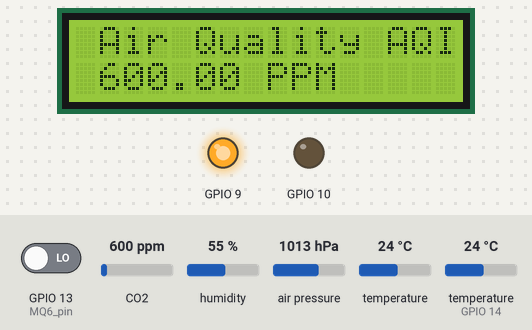
The sketch below on a simulated ESP8266 (NodeMCU). Parts: 16×2 character LCD, output pins drawn as LEDs (lit = HIGH). The inputs (shaded band) are chosen by the test bench; at power-on: humidity 55 %, GPIO 13 (MQ6_pin) LOW, air pressure 1013 hPa, temperature 24 °C, CO2 600 ppm, temperature (sensor on GPIO 14) 24 °C. WiFi joins after 1.5 s; servers stay silent unless stated; what the sketch prints to the serial monitor is not drawn.

Above: at 7.2 s.
7.3 s: humidity set to 22 %
At 21.0 s:
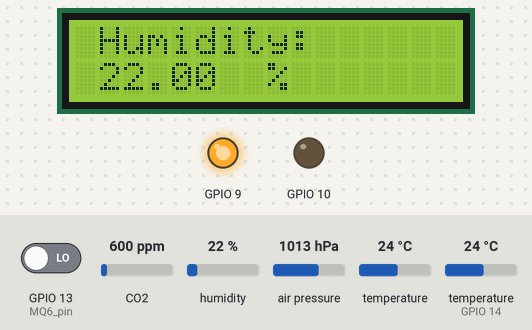
21.3 s: GPIO 13 (MQ6_pin) driven HIGH
At 26.3 s:
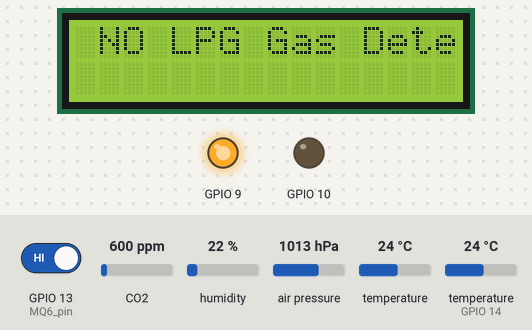
32.9 s: air pressure set to 952 hPa
At 38.6 s:
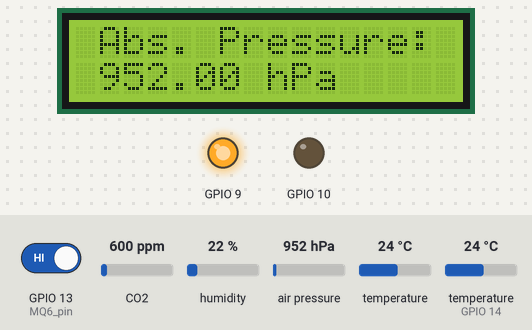
46.3 s: GPIO 13 (MQ6_pin) driven LOW
At 50.6 s:
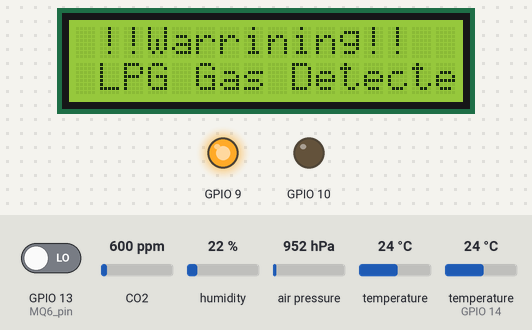
57.6 s: temperature (sensor 0) set to 41 °C
At 62.0 s:
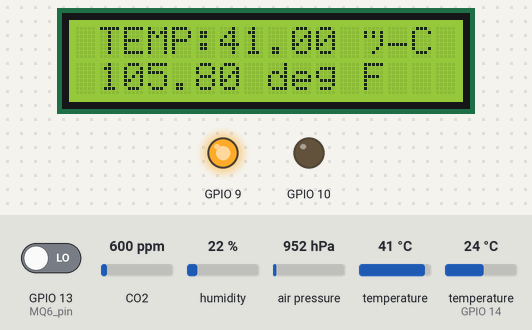
71.0 s: GPIO 13 (MQ6_pin) driven HIGH
At 75.9 s:
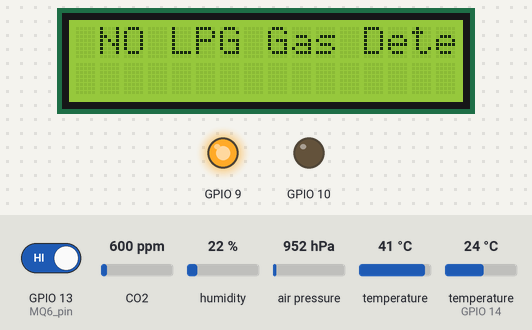
Timing chart, 0 to 77.4 s (numbered marks = the images above; inputs shaded):
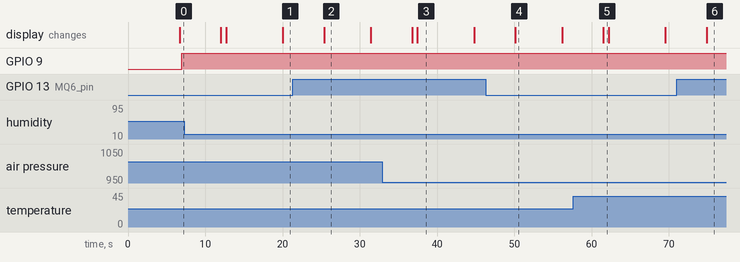

The sketch:

WiFi.ino
```cpp
#include<ESP8266WiFi.h>
#include<WiFiManager.h>
#include<DNSServer.h>
#include<ESP8266WebServer.h>
#include<MQ135.h>
#include <SPI.h>
#include <Wire.h>
#include <SFE_BMP180.h>
#include<DHT.h>
#include <ThingSpeak.h>
#include <LiquidCrystal_I2C.h>
#define ALTITUDE 1655.0

#define DHTPIN 14     // esp8266 D5 pin map as 14 in Arduino IDE
#define DHTTYPE DHT11   // there are multiple kinds of DHT sensors
#define MQ6_pin 13
WiFiClient client;
long myChannelNumber = 2449005;
const char myWriteAPIKey[] = "XXNUYW95X0E7XG0N";

// String apiKey = "XXNUYW95X0E7XG0N";
DHT dht(DHTPIN, DHTTYPE);


// #ifdef ESP32
// #pragma message(THIS EXAMPLE IS FOR ESP8266 ONLY!)
// #error Select ESP8266 board.
// #endif


LiquidCrystal_I2C lcd(0x27,16,2);
void tempAndPre();
void gasSensor();
void myDHT();
void MQ6_data();
void Send_data();
// GLobal variable
int MQ6_value = 0;
float pp = 0;
float TT = 0;
float air_quality = 0.0;
float h=0.0;
float t = 0.0;


const char* ssid = "Sri Krishna 2.";
const char* pass = "subbu@123";
const char* server = "api.thingspeak.com";
WiFiManager wifi;
// MQ135 MQData;
SFE_BMP180 pressure;

void setup() {
  // put your setup code here, to run once:
  pinMode(9, OUTPUT);
  pinMode(10, OUTPUT);
  lcd.begin(16,2);
  lcd.init();
  lcd.backlight();
  Serial.begin(115200);
  while(!Serial) { }
  dht.begin();
  delay(10);
  Serial.println("Connecting to ");
  Serial.print(ssid);
  WiFi.begin(ssid, pass);
  if(WiFi.status() != WL_CONNECTED){
    wifi.autoConnect("Rishi Raj Singh");
    Serial.println("connected to wifi");
  }
  if (pressure.begin())
    Serial.println("BMP180 init success");
  else
  {
    // Oops, something went wrong, this is usually a connection problem,
    // see the comments at the top of this sketch for the proper connections.

    Serial.println("BMP180 init fail\n\n");
    while(1); // Pause forever.
  }
  ThingSpeak.begin(client);
  // dht.setup(2, DHTesp::DHT11); // D4

}

void loop() {
  // put your main code here, to run repeatedly:
  delay(5000);
  gasSensor();
  delay(5000);
  tempAndPre();
  delay(7000);
  myDHT();
  delay(5000);
  MQ6_data();
  // delay(5000);
  // Send_data();

 delay(1000);
}
void gasSensor()
{
  MQ135 MQData = MQ135(A0);
  air_quality = MQData.getPPM();
  lcd.setCursor(1, 0);
  lcd.print("Air Quality AQI: ");
  lcd.setCursor(1, 1);
  lcd.print(air_quality);
  lcd.print(" PPM          ");
  Serial.print("Air Quelity AQI: ");
  Serial.print(air_quality);
  ThingSpeak.writeField(myChannelNumber, 1, air_quality, myWriteAPIKey);
  if(air_quality>300)
  {
    digitalWrite(9,HIGH);
  }
  else if(air_quality>200){
    digitalWrite(10,HIGH);
  }else{
    digitalWrite(9,LOW);
    digitalWrite(10,LOW);
  }

}

void tempAndPre()
{

  char status;
  double T,P,p0,a;
  Serial.println();
  Serial.print("provided altitude: ");
  Serial.print(ALTITUDE,0);
  Serial.print(" meters, ");
  Serial.print(ALTITUDE*3.28084,0);
  Serial.println(" feet");

  status = pressure.startTemperature();
  if (status != 0)
  {
    delay(status);
    status = pressure.getTemperature(T);
    if (status != 0)
    {

      lcd.setCursor(1, 0);
      lcd.print("TEMP:");
      lcd.print(T,2);
      lcd.print(" °C         ");
      lcd.setCursor(1, 1);
      lcd.print((9.0/5.0)*T+32.0,2);
      lcd.println(" deg F           ");
      TT = T;
      ThingSpeak.writeField(myChannelNumber, 2, TT, myWriteAPIKey);

      status = pressure.startPressure(3);
      if (status != 0)
      {
        delay(status);

        status = pressure.getPressure(P,T);
        if (status != 0)
        {
          pp=P;
          ThingSpeak.writeField(myChannelNumber, 4, pp, myWriteAPIKey);
          Serial.print("absolute pressure: ");
          Serial.print(P,2);
          Serial.print(" mb, ");
          Serial.print(P*0.0295333727,2);
          Serial.println(" inHg");

          lcd.setCursor(1, 0);
          lcd.print("Abs. Pressure:      ");
          lcd.setCursor(1, 1);
          lcd.print(P,2);
          lcd.print(" hPa              ");

          p0 = pressure.sealevel(P,ALTITUDE);
          Serial.print("relative (sea-level) pressure: ");
          Serial.print(p0,2);
          Serial.print(" mb, ");
          Serial.print(p0*0.0295333727,2);
          Serial.println(" inHg");

          a = pressure.altitude(P,p0);
          Serial.print("computed altitude: ");
          Serial.print(a,0);
          Serial.print(" meters, ");
          Serial.print(a*3.28084,0);
          Serial.println(" feet");
        }
        else Serial.println("error retrieving pressure measurement\n");
      }
      else Serial.println("error starting pressure measurement\n");
    }
    else Serial.println("error retrieving temperature measurement\n");
  }
  else Serial.println("error starting temperature measurement\n");
}

void myDHT()
{
    h = dht.readHumidity();
    // Read temperature as Celsius (the default)

    t = dht.readTemperature();

    // Read temperature as Fahrenheit (isFahrenheit = true)
    float f = dht.readTemperature(true);

    // Check if any reads failed and exit early (to try again).
    // if (isnan(h) || isnan(t) || isnan(f)) {
    //   Serial.println("Failed to read from DHT sensor!");
    //   timeSinceLastRead = 0;
    // }

    // // Compute heat index in Fahrenheit (the default)
    // float hif = dht.computeHeatIndex(f, h);
    // // Compute heat index in Celsius (isFahreheit = false)
    // float hic = dht.computeHeatIndex(t, h, false);
    Serial.print("Humidity: ");
    Serial.print(h);
    Serial.print(" %\t");
    Serial.print("Temperature: ");
    Serial.print(t);
    Serial.println(" degC   ");
    ThingSpeak.writeField(myChannelNumber, 3, h, myWriteAPIKey);
    lcd.setCursor(1, 0);
    lcd.print("Humidity:        ");
    // lcd.print(t,2);
    // lcd.print(" deg C, ");
    lcd.setCursor(1, 1);
    // lcd.print("Humidity:");
    lcd.print(h,2);
    lcd.println("  %         ");

}

void MQ6_data()
{
  // int analogValue = digitalRead(MQ6_pin);
  MQ6_value = digitalRead(MQ6_pin);
  ThingSpeak.writeField(myChannelNumber, 5, (!MQ6_value) , myWriteAPIKey);
  if(!MQ6_value)
  {
    lcd.setCursor(1, 0);
    lcd.print("!!Warrining!!    ");
    lcd.setCursor(1, 1);
    lcd.print("LPG Gas Detected.....    ");
    Serial.print("LPG Gas Detected.: ");
    Serial.print(MQ6_value);

  }else
  {
    lcd.setCursor(1, 0);
    lcd.print("NO LPG Gas Detect");
    lcd.setCursor(1, 1);
    lcd.print("                ");
    Serial.print("LPG Gas Detected.: ");
    Serial.print(MQ6_value);
  }


}

// void Send_data()
// {
//   WiFiClient client;
//   if (client.connect(server,80))
//   {

//     // https://api.thingspeak.com/update?api_key=XXNUYW95X0E7XG0N&field1=50&field2=10&field3=10&field4=10&field5=10
//     String postStr = "https://api.thingspeak.com/update?api_key=" + apiKey + "&field1=" + air_quality + "&field2=" + t + "&field3=" + h + "&field4="+ pp + "&field5="+ MQ6_value +"";
//     Serial.println(postStr);
//     client.print("POST /update HTTP/1.1\n");
//     client.print("Host: api.thingspeak.com\n");
//     client.print("Connection: close\n");
//     client.print("X-THINGSPEAKAPIKEY: "+apiKey+"\n");
//     client.print("Content-Type: application/x-www-form-urlencoded\n");
//     client.print("Content-Length: ");
//     client.print(postStr.length());
//     client.print("\n\n");
//     client.print(postStr);
//     Serial.println(postStr);
//   }
//   client.stop();
//   Serial.println("Data Sending to Server...");

// }
```

Measured:
- after the input at 21.3 s, the display: changes after 4.1 s (image 2)
- after the input at 46.3 s, the display: changes after 3.8 s (image 4)
- after the input at 71.0 s, the display: changes after 3.9 s (image 6)
- what the display in image 2 shows lasts 6.0 s, from 25.4 s to 31.4 s
- what the display in image 3 shows lasts 7.4 s, from 37.4 s to 44.8 s
- what the display in image 5 shows lasts 0.7 s, from 61.5 s to 62.2 s
